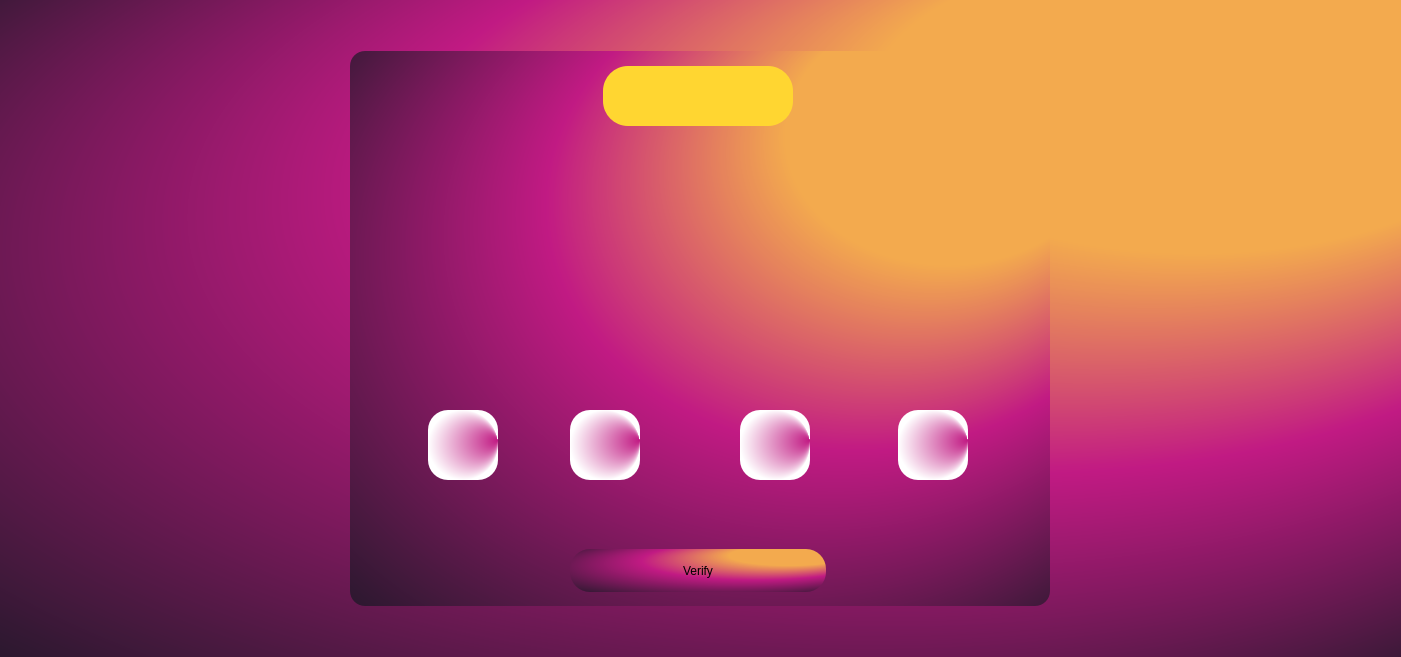
<?xml version="1.0" encoding="UTF-8"?>
<ui version="4.0">
 <class>verification</class>
 <widget class="QWidget" name="verification">
  <property name="geometry">
   <rect>
    <x>0</x>
    <y>0</y>
    <width>1401</width>
    <height>657</height>
   </rect>
  </property>
  <property name="windowTitle">
   <string>Form</string>
  </property>
  <property name="styleSheet">
   <string notr="true">background-color: qradialgradient(spread:pad, cx:0.495192, cy:0.494, radius:0.807, fx:1, fy:0.015, stop:0.288462 rgba(243, 170, 78, 255), stop:0.548077 rgba(193, 26, 131, 255), stop:1 rgba(17, 24, 32, 255));</string>
  </property>
  <layout class="QGridLayout" name="gridLayout">
   <item row="1" column="0">
    <spacer name="horizontalSpacer">
     <property name="orientation">
      <enum>Qt::Horizontal</enum>
     </property>
     <property name="sizeType">
      <enum>QSizePolicy::Fixed</enum>
     </property>
     <property name="sizeHint" stdset="0">
      <size>
       <width>200</width>
       <height>20</height>
      </size>
     </property>
    </spacer>
   </item>
   <item row="2" column="1">
    <spacer name="verticalSpacer">
     <property name="orientation">
      <enum>Qt::Vertical</enum>
     </property>
     <property name="sizeType">
      <enum>QSizePolicy::Fixed</enum>
     </property>
     <property name="sizeHint" stdset="0">
      <size>
       <width>20</width>
       <height>40</height>
      </size>
     </property>
    </spacer>
   </item>
   <item row="0" column="1">
    <spacer name="verticalSpacer_2">
     <property name="orientation">
      <enum>Qt::Vertical</enum>
     </property>
     <property name="sizeType">
      <enum>QSizePolicy::Fixed</enum>
     </property>
     <property name="sizeHint" stdset="0">
      <size>
       <width>20</width>
       <height>40</height>
      </size>
     </property>
    </spacer>
   </item>
   <item row="1" column="2">
    <spacer name="horizontalSpacer_2">
     <property name="orientation">
      <enum>Qt::Horizontal</enum>
     </property>
     <property name="sizeType">
      <enum>QSizePolicy::Fixed</enum>
     </property>
     <property name="sizeHint" stdset="0">
      <size>
       <width>200</width>
       <height>20</height>
      </size>
     </property>
    </spacer>
   </item>
   <item row="1" column="1">
    <widget class="QGroupBox" name="groupBox">
     <property name="maximumSize">
      <size>
       <width>700</width>
       <height>16777215</height>
      </size>
     </property>
     <property name="styleSheet">
      <string notr="true">QGroupBox:hover{
	background-color: qradialgradient(spread:reflect, cx:0.5, cy:0.5, radius:0.5, fx:0.5, fy:0.5, stop:0 rgba(0, 0, 0, 56), stop:1 rgba(120, 255, 244, 255));
}
QGroupBox{
	border-radius: 15px;
background-color: qconicalgradient(cx:0, cy:0, angle:164.4, stop:0 rgba(35, 40, 3, 255), stop:0.16 rgba(136, 106, 22, 255), stop:0.225 rgba(166, 140, 41, 255), stop:0.285 rgba(204, 181, 74, 255), stop:0.345 rgba(235, 219, 102, 255), stop:0.415 rgba(245, 236, 112, 255), stop:0.52 rgba(209, 190, 76, 255), stop:0.57 rgba(187, 156, 51, 255), stop:0.635 rgba(168, 142, 42, 255), stop:0.695 rgba(202, 174, 68, 255), stop:0.75 rgba(218, 202, 86, 255), stop:0.815 rgba(208, 187, 73, 255), stop:0.88 rgba(187, 156, 51, 255), stop:0.935 rgba(137, 108, 26, 255), stop:1 rgba(35, 40, 3, 255));

}

</string>
     </property>
     <property name="title">
      <string/>
     </property>
     <layout class="QGridLayout" name="gridLayout_2">
      <item row="2" column="0">
       <widget class="QLineEdit" name="lineEdit">
        <property name="sizePolicy">
         <sizepolicy hsizetype="Preferred" vsizetype="Fixed">
          <horstretch>0</horstretch>
          <verstretch>0</verstretch>
         </sizepolicy>
        </property>
        <property name="minimumSize">
         <size>
          <width>0</width>
          <height>45</height>
         </size>
        </property>
        <property name="maximumSize">
         <size>
          <width>70</width>
          <height>70</height>
         </size>
        </property>
        <property name="font">
         <font>
          <pointsize>30</pointsize>
         </font>
        </property>
        <property name="styleSheet">
         <string notr="true">border-radius: 20px;
background-color: qradialgradient(spread:pad, cx:0.5, cy:0.5, radius:0.5, fx:0.99492, fy:0.432511, stop:0 rgba(193, 26, 131, 255), stop:1 rgba(255, 255, 255, 255));</string>
        </property>
       </widget>
      </item>
      <item row="1" column="1">
       <spacer name="verticalSpacer_3">
        <property name="orientation">
         <enum>Qt::Vertical</enum>
        </property>
        <property name="sizeType">
         <enum>QSizePolicy::Fixed</enum>
        </property>
        <property name="sizeHint" stdset="0">
         <size>
          <width>20</width>
          <height>278</height>
         </size>
        </property>
       </spacer>
      </item>
      <item row="0" column="1" colspan="2">
       <layout class="QHBoxLayout" name="horizontalLayout">
        <item>
         <widget class="QLabel" name="label_code">
          <property name="sizePolicy">
           <sizepolicy hsizetype="Fixed" vsizetype="Fixed">
            <horstretch>0</horstretch>
            <verstretch>0</verstretch>
           </sizepolicy>
          </property>
          <property name="minimumSize">
           <size>
            <width>190</width>
            <height>60</height>
           </size>
          </property>
          <property name="font">
           <font>
            <pointsize>20</pointsize>
           </font>
          </property>
          <property name="styleSheet">
           <string notr="true">border-radius: 25px;
background-color: rgb(255, 214, 49);
</string>
          </property>
          <property name="text">
           <string/>
          </property>
         </widget>
        </item>
       </layout>
      </item>
      <item row="2" column="1">
       <widget class="QLineEdit" name="lineEdit_2">
        <property name="sizePolicy">
         <sizepolicy hsizetype="Preferred" vsizetype="Fixed">
          <horstretch>0</horstretch>
          <verstretch>0</verstretch>
         </sizepolicy>
        </property>
        <property name="minimumSize">
         <size>
          <width>0</width>
          <height>45</height>
         </size>
        </property>
        <property name="maximumSize">
         <size>
          <width>70</width>
          <height>70</height>
         </size>
        </property>
        <property name="font">
         <font>
          <pointsize>30</pointsize>
         </font>
        </property>
        <property name="styleSheet">
         <string notr="true">border-radius: 20px;
background-color: qradialgradient(spread:pad, cx:0.5, cy:0.5, radius:0.5, fx:0.99492, fy:0.432511, stop:0 rgba(193, 26, 131, 255), stop:1 rgba(255, 255, 255, 255));</string>
        </property>
       </widget>
      </item>
      <item row="2" column="3">
       <widget class="QLineEdit" name="lineEdit_4">
        <property name="sizePolicy">
         <sizepolicy hsizetype="Preferred" vsizetype="Fixed">
          <horstretch>0</horstretch>
          <verstretch>0</verstretch>
         </sizepolicy>
        </property>
        <property name="minimumSize">
         <size>
          <width>0</width>
          <height>45</height>
         </size>
        </property>
        <property name="maximumSize">
         <size>
          <width>70</width>
          <height>70</height>
         </size>
        </property>
        <property name="font">
         <font>
          <pointsize>30</pointsize>
         </font>
        </property>
        <property name="styleSheet">
         <string notr="true">border-radius: 20px;
background-color: qradialgradient(spread:pad, cx:0.5, cy:0.5, radius:0.5, fx:0.99492, fy:0.432511, stop:0 rgba(193, 26, 131, 255), stop:1 rgba(255, 255, 255, 255));</string>
        </property>
       </widget>
      </item>
      <item row="4" column="1" colspan="2">
       <widget class="QPushButton" name="pushButton_verify">
        <property name="minimumSize">
         <size>
          <width>0</width>
          <height>43</height>
         </size>
        </property>
        <property name="styleSheet">
         <string notr="true">border-radius: 20px</string>
        </property>
        <property name="text">
         <string>Verify</string>
        </property>
       </widget>
      </item>
      <item row="3" column="1">
       <spacer name="verticalSpacer_4">
        <property name="orientation">
         <enum>Qt::Vertical</enum>
        </property>
        <property name="sizeType">
         <enum>QSizePolicy::Fixed</enum>
        </property>
        <property name="sizeHint" stdset="0">
         <size>
          <width>20</width>
          <height>63</height>
         </size>
        </property>
       </spacer>
      </item>
      <item row="2" column="2">
       <widget class="QLineEdit" name="lineEdit_3">
        <property name="sizePolicy">
         <sizepolicy hsizetype="Preferred" vsizetype="Fixed">
          <horstretch>0</horstretch>
          <verstretch>0</verstretch>
         </sizepolicy>
        </property>
        <property name="minimumSize">
         <size>
          <width>0</width>
          <height>45</height>
         </size>
        </property>
        <property name="maximumSize">
         <size>
          <width>70</width>
          <height>70</height>
         </size>
        </property>
        <property name="font">
         <font>
          <pointsize>30</pointsize>
         </font>
        </property>
        <property name="styleSheet">
         <string notr="true">border-radius: 20px;
background-color: qradialgradient(spread:pad, cx:0.5, cy:0.5, radius:0.5, fx:0.99492, fy:0.432511, stop:0 rgba(193, 26, 131, 255), stop:1 rgba(255, 255, 255, 255));</string>
        </property>
       </widget>
      </item>
     </layout>
    </widget>
   </item>
  </layout>
 </widget>
 <resources/>
 <connections/>
</ui>
